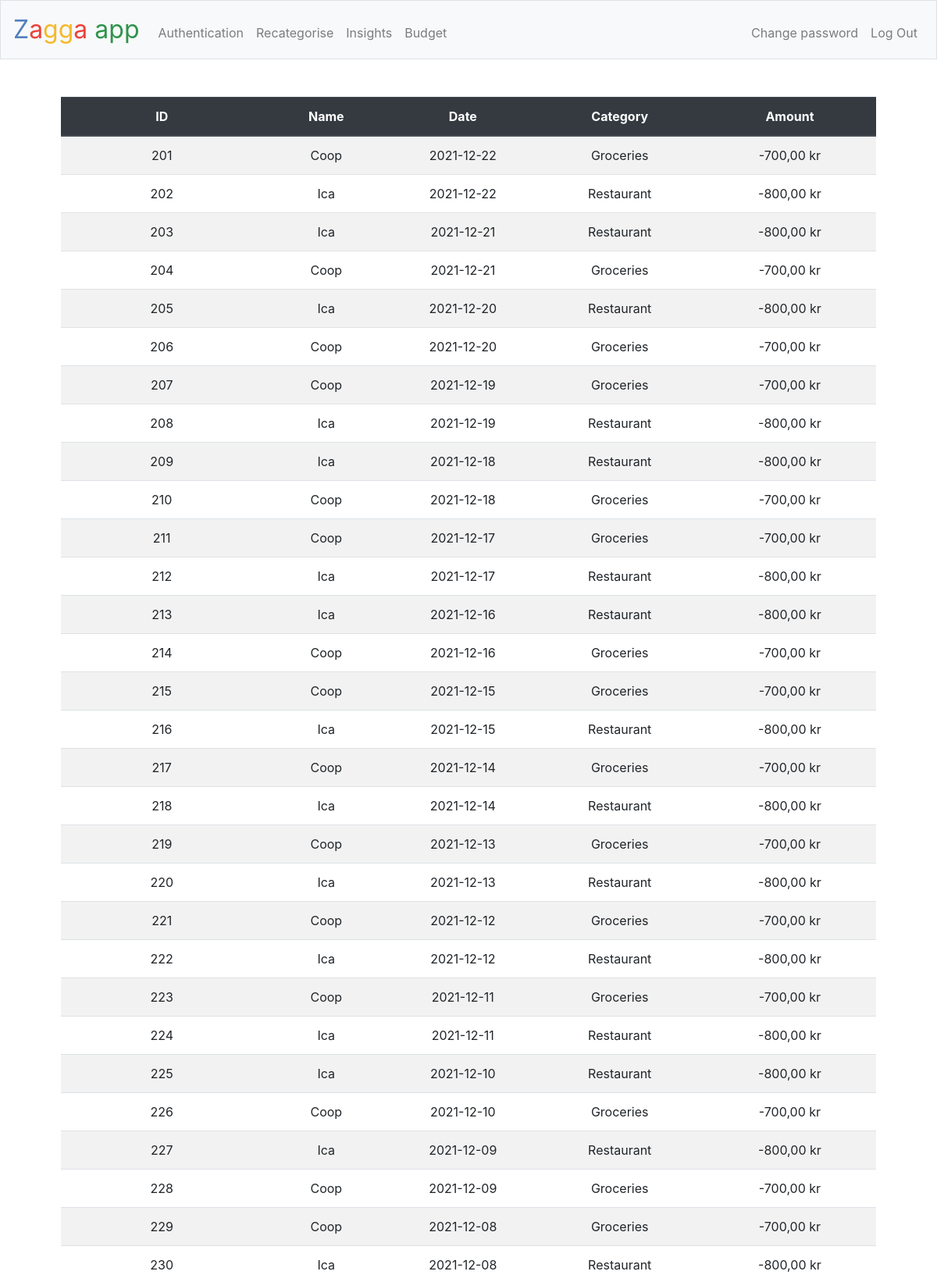
/ (signed in, upper part), run on the app's committed database.
### tables this page shows
CREATE TABLE transactions (
    id INTEGER PRIMARY KEY AUTOINCREMENT,
    user_id INTEGER NOT NULL,
    name TEXT NOT NULL,
    amount NUMERIC NOT NULL,
    category TEXT NOT NULL DEFAULT "NOT SET",
    date TEXT NOT NULL,
    FOREIGN KEY(user_id) REFERENCES users(id)
);

### application.py (the view)
@app.route("/")
@login_required
def index():
    user_id = session["user_id"]
    transactions = db.execute("SELECT id, name, amount, category, date FROM transactions WHERE user_id = ?", user_id)
    sumTransactions = db.execute("SELECT sum(amount) FROM transactions WHERE user_id = ?", user_id)[0]["sum(amount)"]
    try:
        return render_template("index.html", transactions = transactions, sek = sek, sumTransactions = sumTransactions)
    except:
        return redirect("/authentication")

### application.py (called while the page is built)
@app.after_request
def after_request(response):
    response.headers["Cache-Control"] = "no-cache, no-store, must-revalidate"
    response.headers["Expires"] = 0
    response.headers["Pragma"] = "no-cache"
    return response

@app.template_filter()
def sek(value):
   return format_currency(value, 'SEK', locale='sv_SE')

### helpers.py (called while the page is built)
def login_required(f):
    @wraps(f)
    def decorated_function(*args, **kwargs):
        if session.get("user_id") is None:
            return redirect("/login")
        return f(*args, **kwargs)
    return decorated_function

### templates/index.html (shortened to what this page needs)
{% extends "layout.html" %}
{% block main %}
    <table class="table table-striped">
        <thead class="thead-dark">
            <tr>
                <th>ID</th>
                <th>Name</th>
                <th>Date</th>
                <th>Category</th>
                <th>Amount</th>
            </tr>
        </thead>
        <tbody>
            {% for transaction in transactions %}
            <tr>
                <td>
                    {{ transaction["id"] }}
                </td>
                <td>
                    {{ transaction["name"] }}
                </td>
                <td>
                    {{ transaction["date"] }}
                </td>
                <td>
                    {{ transaction["category"] }}
                </td>
                <td>
                    {{ sek(transaction["amount"]) }}
                </td>
            </tr>
            {% endfor %}
        </tbody>
    </table>
{% endblock %}

### templates/layout.html (shortened to what this page needs)
<!DOCTYPE html>
<html lang="en">
    <head>
        <link rel="stylesheet" href="https://cdn.jsdelivr.net/npm/bootstrap@4.5.3/dist/css/bootstrap.min.css">
        <link href="/static/styles.css" rel="stylesheet">
    </head>
    <body>
        <nav class="navbar navbar-expand-md navbar-light bg-light border">
            <a class="navbar-brand" href="/"><span class="blue">Z</span><span class="red">a</span><span class="yellow">g</span><span class="yellow">g</span><span class="red">a</span> <span class="green">app</span></a>
            <div class="collapse navbar-collapse" id="navbar">
                {% if session.user_id %}
                    <ul class="navbar-nav mr-auto mt-2">
                        <li class="nav-item"><a class="nav-link" href="/authentication">Authentication</a></li>
                        <li class="nav-item"><a class="nav-link" href="/recategorise">Recategorise</a></li>
                        <li class="nav-item"><a class="nav-link" href="/insights">Insights</a></li>
                        <li class="nav-item"><a class="nav-link" href="/budget">Budget</a></li>
                    </ul>
                    <ul class="navbar-nav ml-auto mt-2">
                        <li class="nav-item"><a class="nav-link" href="/change_password">Change password</a></li>
                        <li class="nav-item"><a class="nav-link" href="/logout">Log Out</a></li>
                    </ul>
                {% else %}
                    <ul class="navbar-nav ml-auto mt-2">
                        <li class="nav-item"><a class="nav-link" href="/register">Register</a></li>
                        <li class="nav-item"><a class="nav-link" href="/login">Log In</a></li>
                    </ul>
                {% endif %}
            </div>
        </nav>
        <main class="container p-5">
            {% block main %}{% endblock %}
        </main>
    </body>
</html>

### static/styles.css (style rules this page uses)
nav .navbar-brand { font-size: xx-large; }
nav .navbar-brand .blue { color: #537fbe; }
nav .navbar-brand .red { color: #ea433b; }
nav .navbar-brand .yellow { color: #f5b82e; }
nav .navbar-brand .green { color: #2e944b; }
main { overflow-x: auto; text-align: center; }

### data on the page
transactions: amount "-700,00 kr"
transactions: amount "-800,00 kr"
transactions: amount "-800,00 kr"
transactions: amount "-700,00 kr"
transactions: amount "-800,00 kr"
transactions: amount "-700,00 kr"
transactions: amount "-700,00 kr"
transactions: amount "-800,00 kr"
transactions: amount "-800,00 kr"
transactions: amount "-700,00 kr"
transactions: amount "-700,00 kr"
transactions: amount "-800,00 kr"
transactions: amount "-800,00 kr"
transactions: amount "-700,00 kr"
transactions: amount "-700,00 kr"
transactions: amount "-800,00 kr"
transactions: amount "-700,00 kr"
transactions: amount "-800,00 kr"
transactions: amount "-700,00 kr"
transactions: amount "-800,00 kr"
transactions: amount "-700,00 kr"
transactions: amount "-800,00 kr"
transactions: amount "-700,00 kr"
transactions: amount "-800,00 kr"
transactions: amount "-800,00 kr"
transactions: amount "-700,00 kr"
transactions: amount "-800,00 kr"
transactions: amount "-700,00 kr"
transactions: amount "-700,00 kr"
transactions: amount "-800,00 kr"
